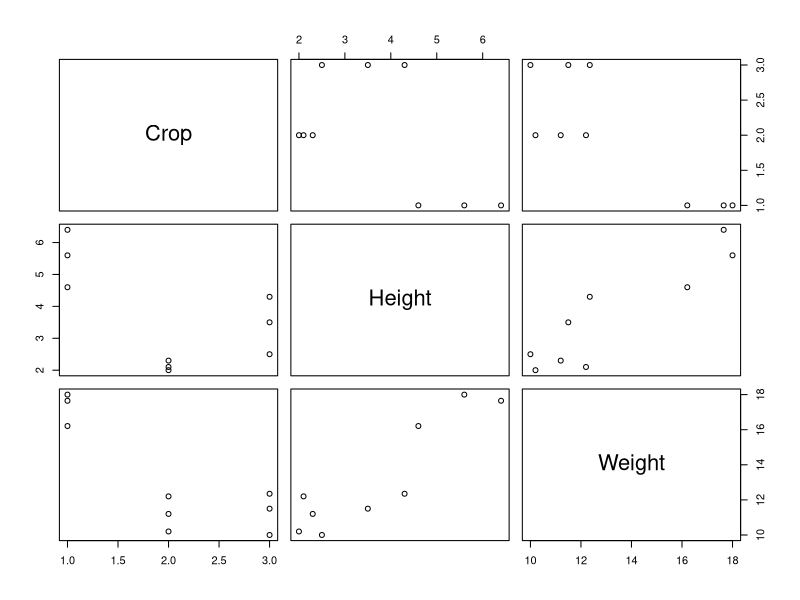
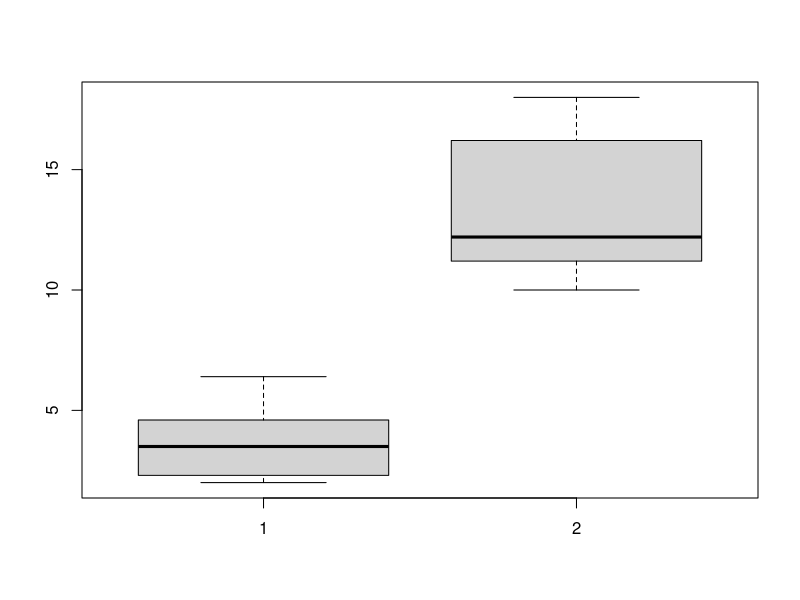

These charts were generated, in order, by the following R code: (Note: this script raises an error after producing the figures.)
# day_2
library(readxl)

my_data <- read_excel("data.xlsx", sheet = "data", 
                      col_types = c("text", "numeric", "numeric"))
View(my_data)

# now lets see the structure
# str is a function and applying to my_data

str(my_data)


head(my_data)
tail(my_data)

# let see how does we plot

plot(my_data)
# let make box plot remember it will be between two variables
# remember argument first or x-axis first
# boxplot is different for two same variable(numeric, numeric,) and diferent
# with two different variables (texet, numeric)

boxplot(my_data$Height, my_data$Weight)
boxplot(my_data$Crop, my_data$Height)


boxplot(my_data$Height~ my_data$Crop)
